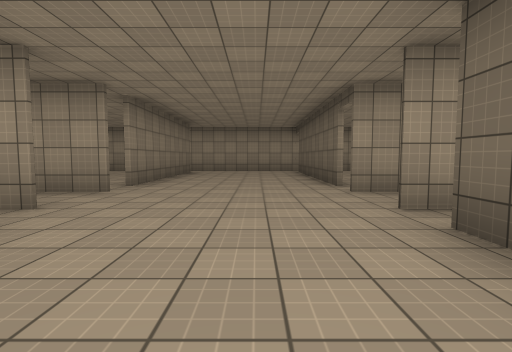
View 1 (above)

13 first-person views from a walk through a scene from a Unity 3-D project. The camera is 1.3 m above the floor, tilts 4° down and sees 85° across. The floor is counted in squares, 2.39 m on a side. Each view is taken from the middle of a square. On the plan, view 1 faces up. The plan holds only what a view shows up to about 9 squares ahead; the rest is blank. The place goes on beyond the plan. The player is left out. Surface patterns are stand-ins for the level's own textures.

View 2
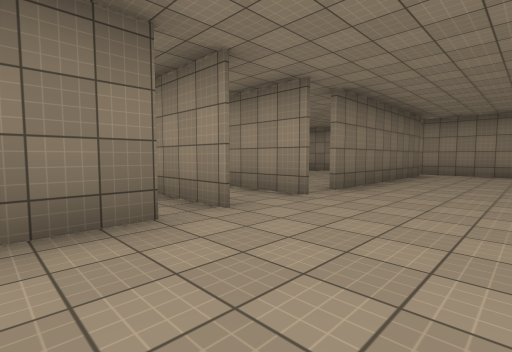

View 3
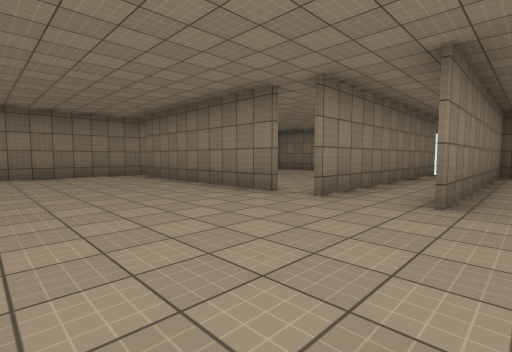

View 4
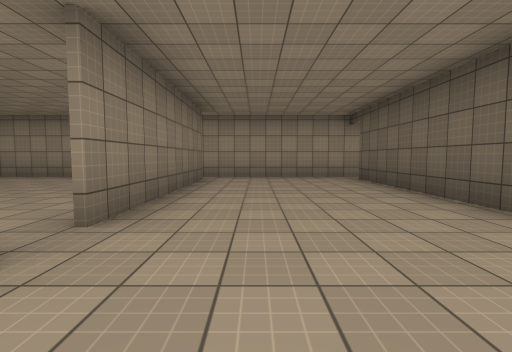

View 5
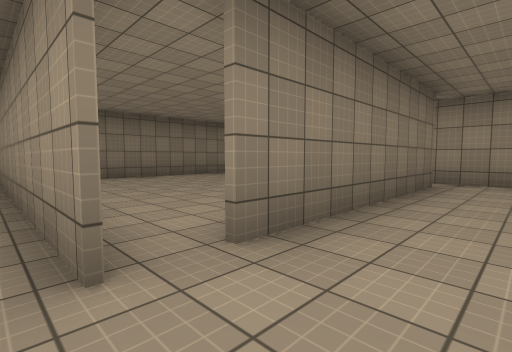

View 6
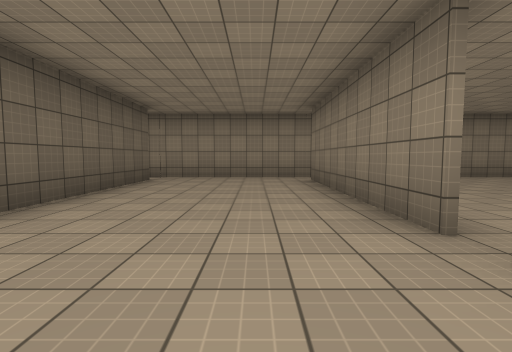

View 7
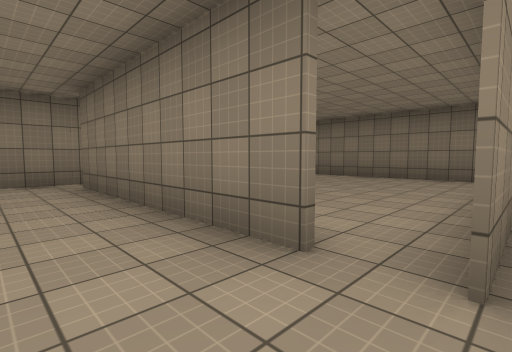

View 8
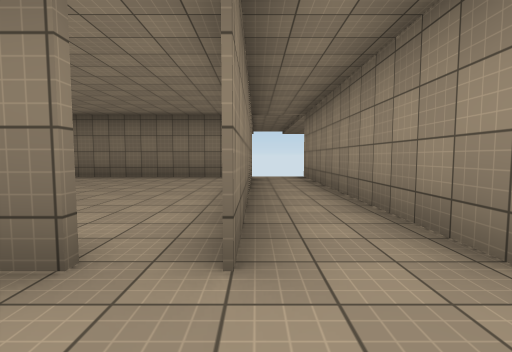

View 9
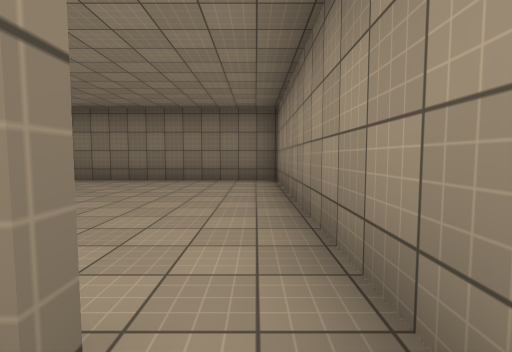

View 10
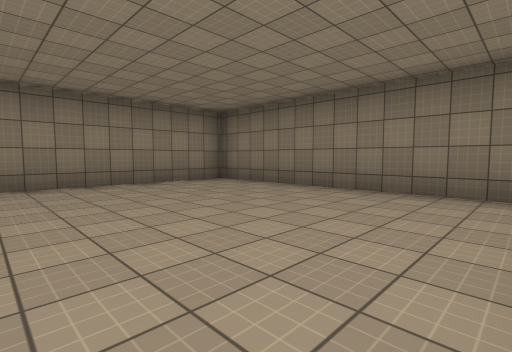

View 11
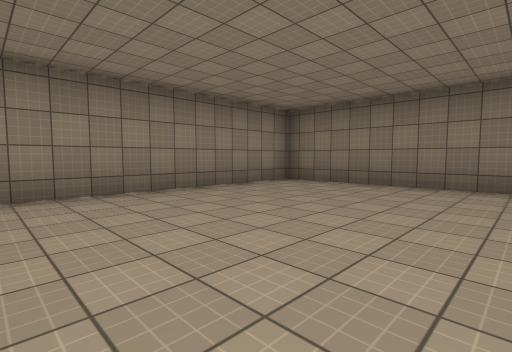

View 12
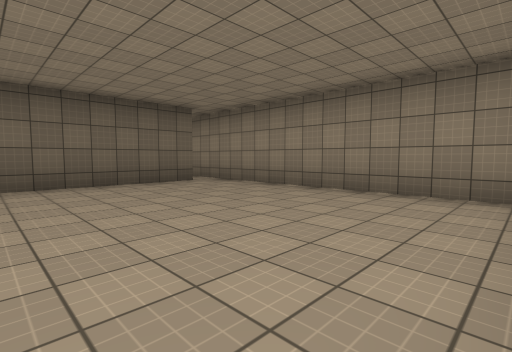

View 13
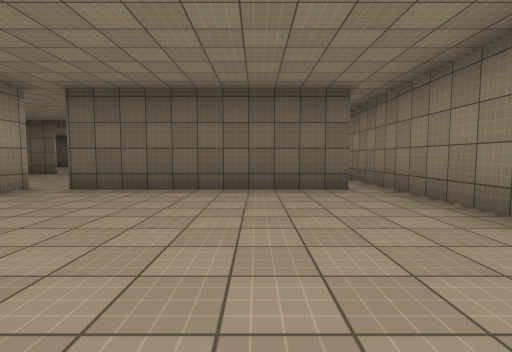

### Floor plan
Points are (right, up) in squares from view 1. A wall is a line through its corners. A room is listed if a view was taken in it or the views show most of it. See-through windows are left out.
Room 1 (views 1, 2, 3, 4, 5, 6, 7, 8)
walls: (-2.3, 2.1) (-2.3, -2.6); (1.5, 5) (1.5, 9.8); (-2.2, 4.3) (-8.6, 4.3); (2.2, 4.3) (1.4, 4.3); (1.5, -2.5) (1.5, 2.1); (-2.5, -3.3) (1.5, -3.3); (-2.3, 9.8) (-2.3, 5); (0.4, 10.5) (-1.5, 10.5); (-8.6, 2.9) (-2.2, 2.9)
ways out: opening at (-2, 10) to room 2; gap at (-2, 5) to room 2; opening at (-2, -3) to room 3; opening at (1, -3); opening at (1, 10); gap at (2, 5)
Room 2 (views 9, 10)
walls: (-1.5, 10.5) (-8.4, 10.5) (-8.4, 4.4) (-2.2, 4.4)
ways out: opening at (-2, 10) to room 1; gap at (-2, 5) to room 1
Room 3 (views 11, 12, 13)
walls: (-8.4, 2.1) (-8.4, -3.3) (-2.5, -3.3); (-2.4, -2.6) (-2.4, 2.1); (-2.2, 2.8) (-3.9, 2.8)
ways out: opening at (-2, -3) to room 1

Positions as (right, up) in squares from view 1, and headings:
1: (0, 0), facing up
2: (0, 1), facing up-left
3: (1, 5), facing down-left
4: (-1, 3), facing up
5: (-1, 4), facing up-left
6: (-1, 4), facing down
7: (-1, 3), facing down-left
8: (-1, 3), facing left
9: (-2, 10), facing left
10: (-4, 10), facing down-left
11: (-3, 1), facing down-left
12: (-8, 1), facing down-right
13: (-7, -1), facing right
